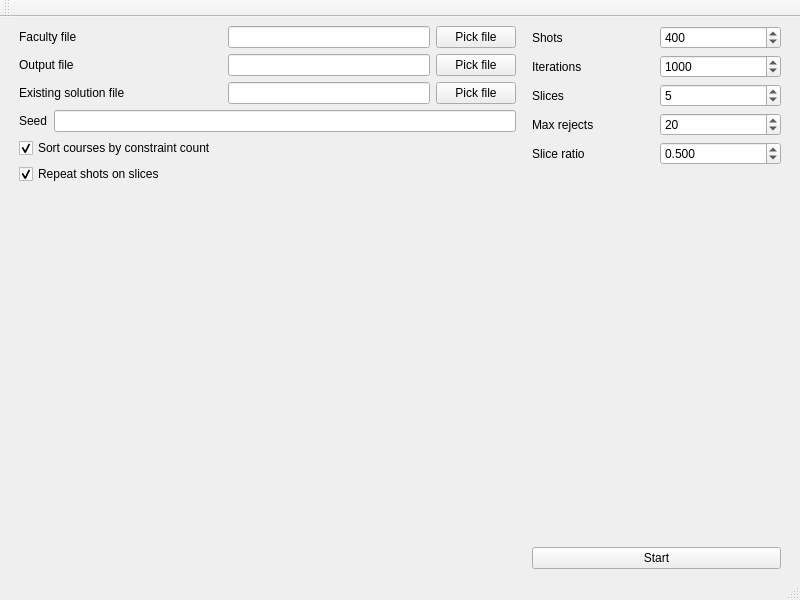
<?xml version="1.0" encoding="UTF-8"?>
<ui version="4.0">
 <class>MainWindow</class>
 <widget class="QMainWindow" name="MainWindow">
  <property name="geometry">
   <rect>
    <x>0</x>
    <y>0</y>
    <width>800</width>
    <height>600</height>
   </rect>
  </property>
  <property name="windowTitle">
   <string>Timetable Solver</string>
  </property>
  <widget class="QWidget" name="central_widget">
   <layout class="QHBoxLayout" name="layout" stretch="0,2,0,1,0">
    <item>
     <spacer name="horizontalSpacer">
      <property name="orientation">
       <enum>Qt::Horizontal</enum>
      </property>
      <property name="sizeType">
       <enum>QSizePolicy::Minimum</enum>
      </property>
      <property name="sizeHint" stdset="0">
       <size>
        <width>10</width>
        <height>10</height>
       </size>
      </property>
     </spacer>
    </item>
    <item>
     <layout class="QVBoxLayout" name="left">
      <item>
       <layout class="QHBoxLayout" name="group_faculty" stretch="1,1,0">
        <item>
         <widget class="QLabel" name="label_faculty">
          <property name="text">
           <string>Faculty file</string>
          </property>
         </widget>
        </item>
        <item>
         <widget class="QLineEdit" name="edit_faculty">
          <property name="readOnly">
           <bool>true</bool>
          </property>
         </widget>
        </item>
        <item>
         <widget class="QPushButton" name="pick_faculty">
          <property name="text">
           <string>Pick file</string>
          </property>
         </widget>
        </item>
       </layout>
      </item>
      <item>
       <layout class="QHBoxLayout" name="group_output" stretch="1,1,0">
        <item>
         <widget class="QLabel" name="label_output">
          <property name="text">
           <string>Output file</string>
          </property>
         </widget>
        </item>
        <item>
         <widget class="QLineEdit" name="edit_output">
          <property name="readOnly">
           <bool>true</bool>
          </property>
         </widget>
        </item>
        <item>
         <widget class="QPushButton" name="pick_output">
          <property name="text">
           <string>Pick file</string>
          </property>
         </widget>
        </item>
       </layout>
      </item>
      <item>
       <layout class="QHBoxLayout" name="group_solution" stretch="1,1,0">
        <item>
         <widget class="QLabel" name="label_solution">
          <property name="text">
           <string>Existing solution file</string>
          </property>
         </widget>
        </item>
        <item>
         <widget class="QLineEdit" name="edit_solution">
          <property name="readOnly">
           <bool>true</bool>
          </property>
         </widget>
        </item>
        <item>
         <widget class="QPushButton" name="pick_solution">
          <property name="text">
           <string>Pick file</string>
          </property>
         </widget>
        </item>
       </layout>
      </item>
      <item>
       <layout class="QHBoxLayout" name="group_seed">
        <item>
         <widget class="QLabel" name="label_seed">
          <property name="text">
           <string>Seed</string>
          </property>
         </widget>
        </item>
        <item>
         <widget class="QLineEdit" name="edit_seed"/>
        </item>
       </layout>
      </item>
      <item>
       <widget class="QCheckBox" name="toggle_course_sort">
        <property name="text">
         <string>Sort courses by constraint count</string>
        </property>
        <property name="checked">
         <bool>true</bool>
        </property>
       </widget>
      </item>
      <item>
       <widget class="QCheckBox" name="toggle_slice_repeat">
        <property name="text">
         <string>Repeat shots on slices</string>
        </property>
        <property name="checked">
         <bool>true</bool>
        </property>
       </widget>
      </item>
      <item>
       <spacer name="space_left">
        <property name="orientation">
         <enum>Qt::Vertical</enum>
        </property>
        <property name="sizeHint" stdset="0">
         <size>
          <width>20</width>
          <height>40</height>
         </size>
        </property>
       </spacer>
      </item>
     </layout>
    </item>
    <item>
     <spacer name="horizontalSpacer_2">
      <property name="orientation">
       <enum>Qt::Horizontal</enum>
      </property>
      <property name="sizeType">
       <enum>QSizePolicy::Fixed</enum>
      </property>
      <property name="sizeHint" stdset="0">
       <size>
        <width>10</width>
        <height>10</height>
       </size>
      </property>
     </spacer>
    </item>
    <item>
     <layout class="QVBoxLayout" name="right">
      <item>
       <layout class="QHBoxLayout" name="group_shots">
        <item>
         <widget class="QLabel" name="label_shots">
          <property name="text">
           <string>Shots</string>
          </property>
         </widget>
        </item>
        <item>
         <widget class="QSpinBox" name="input_shots">
          <property name="maximum">
           <number>5000</number>
          </property>
          <property name="singleStep">
           <number>50</number>
          </property>
          <property name="value">
           <number>400</number>
          </property>
         </widget>
        </item>
       </layout>
      </item>
      <item>
       <layout class="QHBoxLayout" name="group_iterations">
        <item>
         <widget class="QLabel" name="label_iterations">
          <property name="text">
           <string>Iterations</string>
          </property>
         </widget>
        </item>
        <item>
         <widget class="QSpinBox" name="input_iterations">
          <property name="maximum">
           <number>5000</number>
          </property>
          <property name="singleStep">
           <number>50</number>
          </property>
          <property name="value">
           <number>1000</number>
          </property>
         </widget>
        </item>
       </layout>
      </item>
      <item>
       <layout class="QHBoxLayout" name="group_slices">
        <item>
         <widget class="QLabel" name="label_slices">
          <property name="text">
           <string>Slices</string>
          </property>
         </widget>
        </item>
        <item>
         <widget class="QSpinBox" name="input_slices">
          <property name="maximum">
           <number>5000</number>
          </property>
          <property name="value">
           <number>5</number>
          </property>
         </widget>
        </item>
       </layout>
      </item>
      <item>
       <layout class="QHBoxLayout" name="group_rejects">
        <item>
         <widget class="QLabel" name="label_rejects">
          <property name="text">
           <string>Max rejects</string>
          </property>
         </widget>
        </item>
        <item>
         <widget class="QSpinBox" name="input_rejects">
          <property name="maximum">
           <number>5000</number>
          </property>
          <property name="value">
           <number>20</number>
          </property>
         </widget>
        </item>
       </layout>
      </item>
      <item>
       <layout class="QHBoxLayout" name="group_slice_ratio">
        <item>
         <widget class="QLabel" name="label_slice_ratio">
          <property name="text">
           <string>Slice ratio</string>
          </property>
         </widget>
        </item>
        <item>
         <widget class="QDoubleSpinBox" name="input_slice_ratio">
          <property name="decimals">
           <number>3</number>
          </property>
          <property name="maximum">
           <double>1.000000000000000</double>
          </property>
          <property name="singleStep">
           <double>0.010000000000000</double>
          </property>
          <property name="value">
           <double>0.500000000000000</double>
          </property>
         </widget>
        </item>
       </layout>
      </item>
      <item>
       <spacer name="space_right">
        <property name="orientation">
         <enum>Qt::Vertical</enum>
        </property>
        <property name="sizeHint" stdset="0">
         <size>
          <width>20</width>
          <height>40</height>
         </size>
        </property>
       </spacer>
      </item>
      <item>
       <widget class="QPushButton" name="button_start">
        <property name="text">
         <string>Start</string>
        </property>
       </widget>
      </item>
     </layout>
    </item>
    <item>
     <spacer name="horizontalSpacer_3">
      <property name="orientation">
       <enum>Qt::Horizontal</enum>
      </property>
      <property name="sizeType">
       <enum>QSizePolicy::Minimum</enum>
      </property>
      <property name="sizeHint" stdset="0">
       <size>
        <width>10</width>
        <height>10</height>
       </size>
      </property>
     </spacer>
    </item>
   </layout>
   <zorder>horizontalLayoutWidget</zorder>
   <zorder>label_slice_ratio</zorder>
   <zorder>verticalLayoutWidget</zorder>
   <zorder>verticalLayoutWidget_3</zorder>
   <zorder>horizontalSpacer</zorder>
   <zorder>horizontalSpacer_2</zorder>
   <zorder>horizontalSpacer_3</zorder>
  </widget>
  <widget class="QMenuBar" name="menubar">
   <property name="geometry">
    <rect>
     <x>0</x>
     <y>0</y>
     <width>800</width>
     <height>28</height>
    </rect>
   </property>
  </widget>
  <widget class="QStatusBar" name="statusbar"/>
  <widget class="QToolBar" name="toolBar">
   <property name="windowTitle">
    <string>toolBar</string>
   </property>
   <attribute name="toolBarArea">
    <enum>TopToolBarArea</enum>
   </attribute>
   <attribute name="toolBarBreak">
    <bool>false</bool>
   </attribute>
  </widget>
 </widget>
 <resources/>
 <connections/>
</ui>
